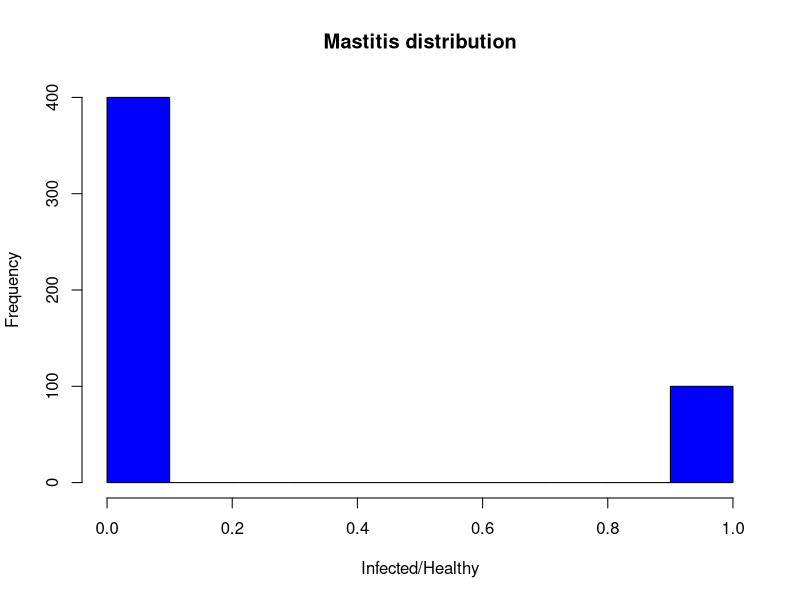
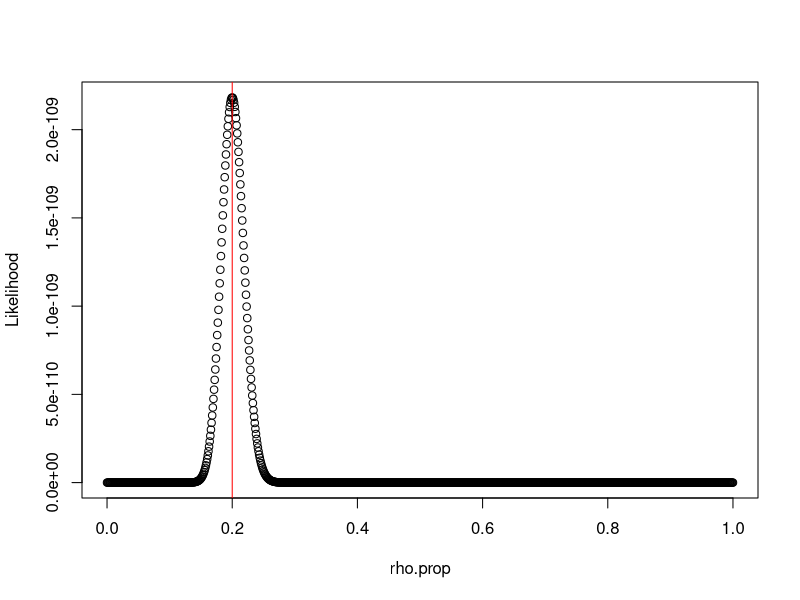
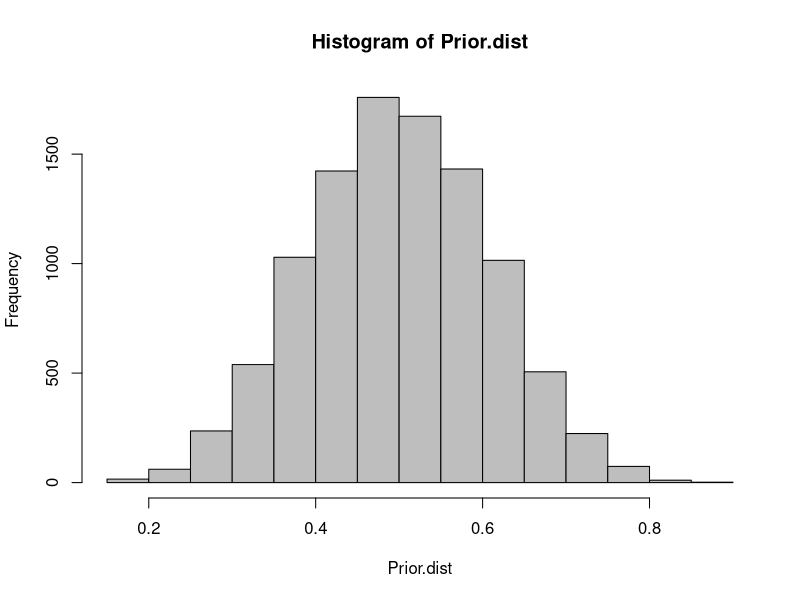
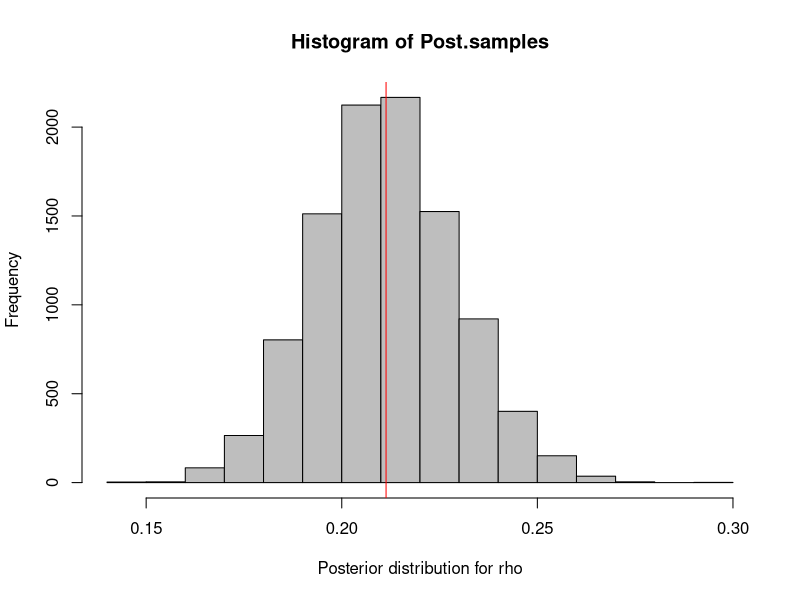
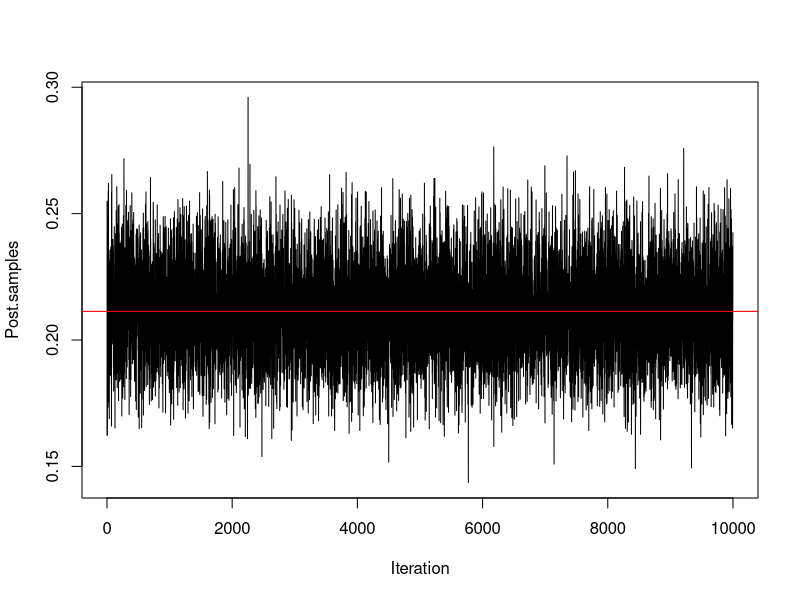
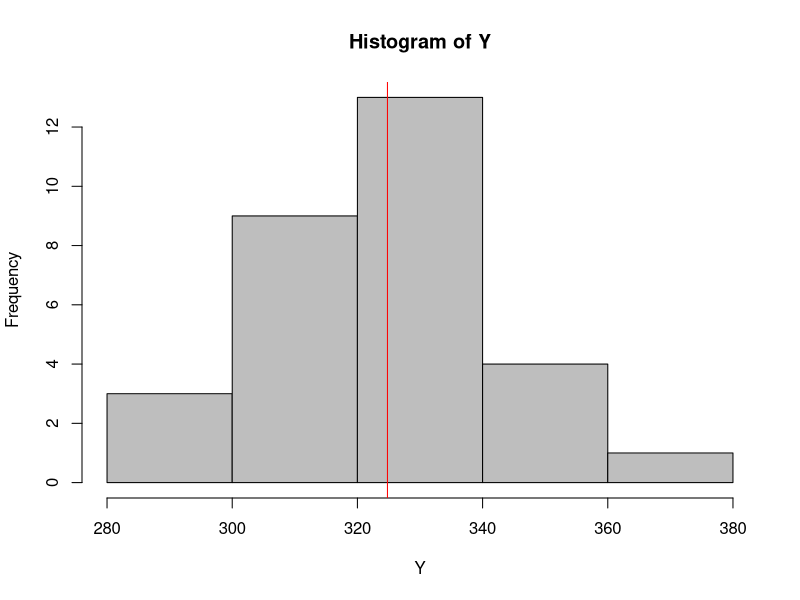
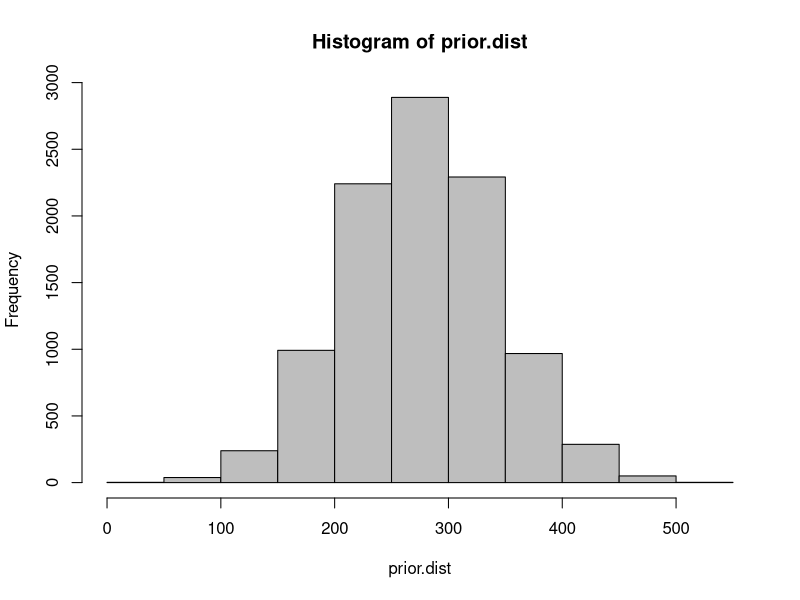
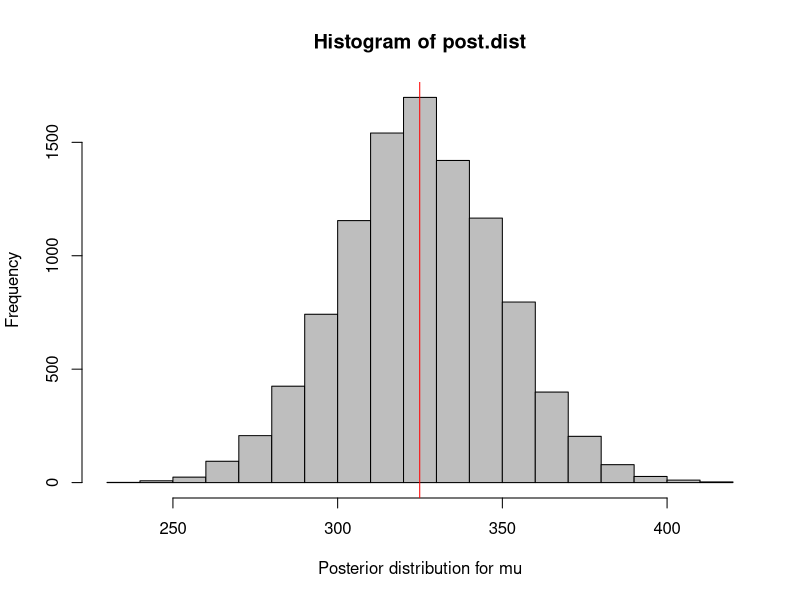

Here is the R script that generated these plots, in order:
library(TeachingDemos)
set.seed(123)
mCows = rep(1, 100)
hCows = rep(0, 400)
Data = c(mCows, hCows)
Y = sample(Data)
hist(Y, main = "Mastitis distribution", xlab = "Infected/Healthy", col = 'blue')

# Classical inference
# ML approach

BMLE = function(rho, Y, n){
  Bern.likelihood = rho^(sum(Y))*(1 - rho)^(n - sum(Y))
}

rho.prop = seq(0, 1, by = 0.001)
lh = apply(matrix(rho.prop), 1, BMLE, Y, length(Y))
D = data.frame(cbind(rho.prop, lh))
D = D[order(D$lh),]

plot(rho.prop, lh, ylab = "Likelihood", type = 'b')
abline(v = tail(D$rho.prop, n = 1), col = 'red')
mean(Y)


# Bayesian inference
a = 10
b = 10
n = length(Y)
Prior.dist = rbeta(10000, a, b)
hist(Prior.dist, col = "gray")
aStar = sum(Y) + a
bStar = n - sum(Y) + b


Post.samples = rbeta(10000, aStar, bStar)
mean(Post.samples)
hist(Post.samples, col = 'grey', xlab = 'Posterior distribution for rho'); abline(v = mean(Post.samples), col = 'red')
plot.ts(Post.samples, xlab = 'Iteration'); abline(h = mean(Post.samples), col = 'red')

#Credible interval 95%
lwr = qbeta(0.025, aStar, bStar); lwr
upr = qbeta(0.975, aStar, bStar); upr

#HPD
hpd(qbeta, shape1 = aStar , shape2 = bStar, .95, tol = 0.0001)


#----------------------------------------#
# Normal Example on Rat weight at day 36 #
#----------------------------------------#
Y = c(320, 354, 328, 297, 323, 331, 305, 338, 376, 296, 
      352, 314, 325, 358, 312, 324, 316, 317, 336, 321, 
      334, 302, 302, 323, 331, 345, 333, 316, 291, 324)
n = length(Y)
hist(Y, col = 'gray'); abline(v = mean(Y), col  = 'red')
sum(Y)
mean(Y)
v = round(sd(Y), 1); v

w = 0.015
m = 275
prior.dist = rnorm(10000, m, 1/w)
hist(prior.dist, col = 'gray')

mStar = (v*sum(Y) + w*m)/(n*v + w)
vStar = n*v + w
post.dist = rnorm(10000, mStar, sqrt(vStar))
mean(post.dist)
hist(post.dist, col = 'gray', xlab = 'Posterior distribution for mu'); abline(v = mean(post.dist), col = 'red')
plot.ts(post.dist, xlab = 'Iteration'); abline(h = mean(post.dist), col = 'red')

# Credible intervals
lwr = qnorm(0.025, mStar, sqrt(vStar)); lwr
upr = qnorm(0.975, mStar, sqrt(vStar)); upr

# HPD regions
emp.hpd(post.dist, conf = 0.95)
